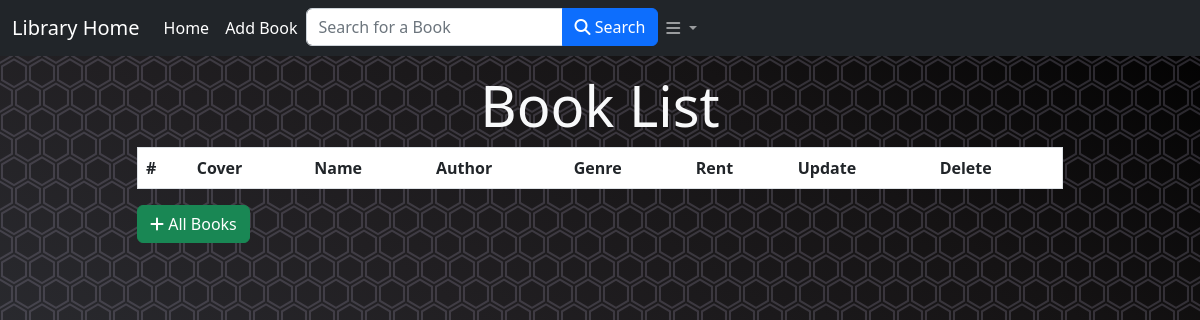
/LibraryManagement/showBooks/ (signed in), run on an earlier commit of the app's database.
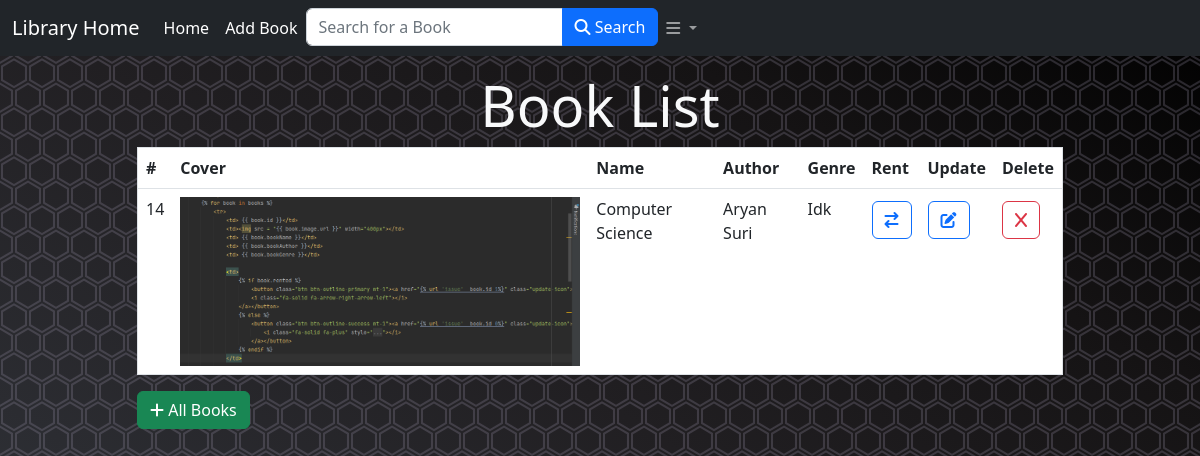
And on a later commit of the database.
### LibraryManagement/models.py (models this page shows)
class Book(models.Model):
    user = models.ForeignKey(User, on_delete=models.CASCADE, null=True, blank=True)
    bookName = models.CharField(max_length=20)
    bookAuthor = models.CharField(max_length=20)
    bookGenre = models.CharField(max_length=20)
    image = models.ImageField(null=True, upload_to='images/')
    rented = models.BooleanField(default=False, null=True, blank=True)

### LibraryManagement/views.py (the view)
# urls.py: path('showBooks/', views.showBooks, name='showBooks'),
@login_required(login_url='login')
def showBooks(request):
    books = Book.objects.all()
    context = {'books': books}
    return render(request, 'LibraryManagement/ShowBooks.html', context)

### templates/LibraryManagement/ShowBooks.html (shortened to what this page needs)
{% extends 'LibraryManagement/Base.html' %}
{% block title %}
    <title>Books</title>
{% endblock %}
{% block body %}
     <nav class="navbar fixed-top navbar-dark navbar-expand-lg bg-dark ">
                <div class="container-fluid">
                    <a class="navbar-brand" href="#">Library Home</a>
                    <div class="collapse navbar-collapse" id="navbarSupportedContent">
                        <ul class="navbar-nav me-auto mb-2 mb-lg-0">
                            <li class="nav-item">
                                <a class="nav-link active" aria-current="page" href="{% url 'showBooks' %}"> Home </a>
                            </li>
                            <li class="nav-item">
                                <a class="nav-link active" aria-current="page" href="{% url 'AddBook' %}"> Add Book </a>
                            </li>
                            <li class="nav-item">  <form action="{%url 'search' %}" method="get">
                                <div class="input-group ">
                                    <input type="search" name="search" class="form-control" placeholder="Search for a Book" aria-label="Recipient's username" aria-describedby="button-addon2">
                                    <button class="btn	btn-primary" type="submit">
                                        <i class="fas fa-search"></i> Search </button>
                                </div>
                            </form> </li>
                            <li class="nav-item dropdown">
                                <a class="nav-link dropdown-toggle" href="#" role="button" data-bs-toggle="dropdown" aria-expanded="false"> <i class="fa-solid fa-bars"></i>
                                </a>
                            </li>
                        </ul>
                    </div>
                </div>
            </nav>
    <h3 style = "text-align: center" class = "display-4">
        <a style = "text-decoration: none" class="text-light" href="{% url 'showBooks' %}"> Book List</a>
    </h3>
    <table id="table" class="table border border-rounded">
        <thead>
        <tr>
            <th scope="col">#</th>
            <th scope="col">Cover</th>
            <th scope="col">Name</th>
            <th scope="col">Author</th>
            <th scope="col">Genre</th>
            <th scope="col">Rent</th>
            <th scope="col">Update</th>
            <th scope="col">Delete</th>
        </tr>
        </thead>
        <tbody>
        {% for book in books %}
            {% if book.user_id == request.user.id %}
            <tr>
                <td> {{ book.id }}</td>
                <td><img src = "{{ book.image.url }}" width="400px"></td>
                <td> {{ book.bookName }}</td>
                <td> {{ book.bookAuthor }}</td>
                <td> {{ book.bookGenre }}</td>
                <td>
                    {% if book.rented %}
                        <button onclick="popup()" class="btn btn-outline-primary mt-1"><a href="{% url 'issue'  book.id 1%}" class="update-icon">
                        <i class="fa-solid fa-arrow-right-arrow-left"></i>
                    </a></button>
                    {% else %}
                        <button class="btn btn-outline-success mt-1"><a href="{% url 'issue'  book.id 0%}" class="update-icon">
                            <i class="fa-solid fa-plus" style="color: forestgreen"></i>
                        </a></button>
                    {% endif %}
                </td>
                <td>
                    <button class="btn btn-outline-primary mt-1"><a href="{% url 'updateBooks' book.id %}" class="update-icon">
                        <i class="fa-solid fa-pen-to-square"></i>
                    </a></button>
                </td>
                <td>
                    <button class="btn btn-outline-danger mt-1"><a href="{% url 'delete' book.id %}" class="delete-icon text-danger">
                        <i class="fa-solid fa-x"></i>
                    </a></button>
                </td>
                </div>
            {% endif %}
        {% empty %}
            <h3 class="text-light">There are no books with these terms</h3>
        {% endfor %}
        </tbody>
    </table>
    <a href="{% url 'showBooks' %}" class="btn btn-success"><i class="fas fa-plus"></i> All Books</a>
    <br>
    <br>
    <br>
{% endblock %}

### templates/LibraryManagement/Base.html (shortened to what this page needs)
{% load static %}
<!DOCTYPE html>
<html lang="en">
<link href="https://cdn.jsdelivr.net/npm/bootstrap@5.2.3/dist/css/bootstrap.min.css" rel="stylesheet"
>
<link rel="stylesheet" href="https://cdnjs.cloudflare.com/ajax/libs/font-awesome/6.2.0/css/all.min.css"
/>
<link rel="stylesheet" href="{% static 'css/libraryBackground.css' %}"
{% block title %}{% endblock %}
<div class="container my-5">
    <div class="row justify-content-center">
        <div class="col-lg-10">
            {% block body %}
            {% endblock %}
        </div>
    </div>
</div>
</html>

### static/css/libraryBackground.css (style rules this page uses)
.table { background-color: white; }

What changed in the data, as far as the page shows it:
added Book: id "14", image (picture), bookName "Computer Science", bookAuthor "Aryan Suri", bookGenre "Idk", rented True (drawn)
